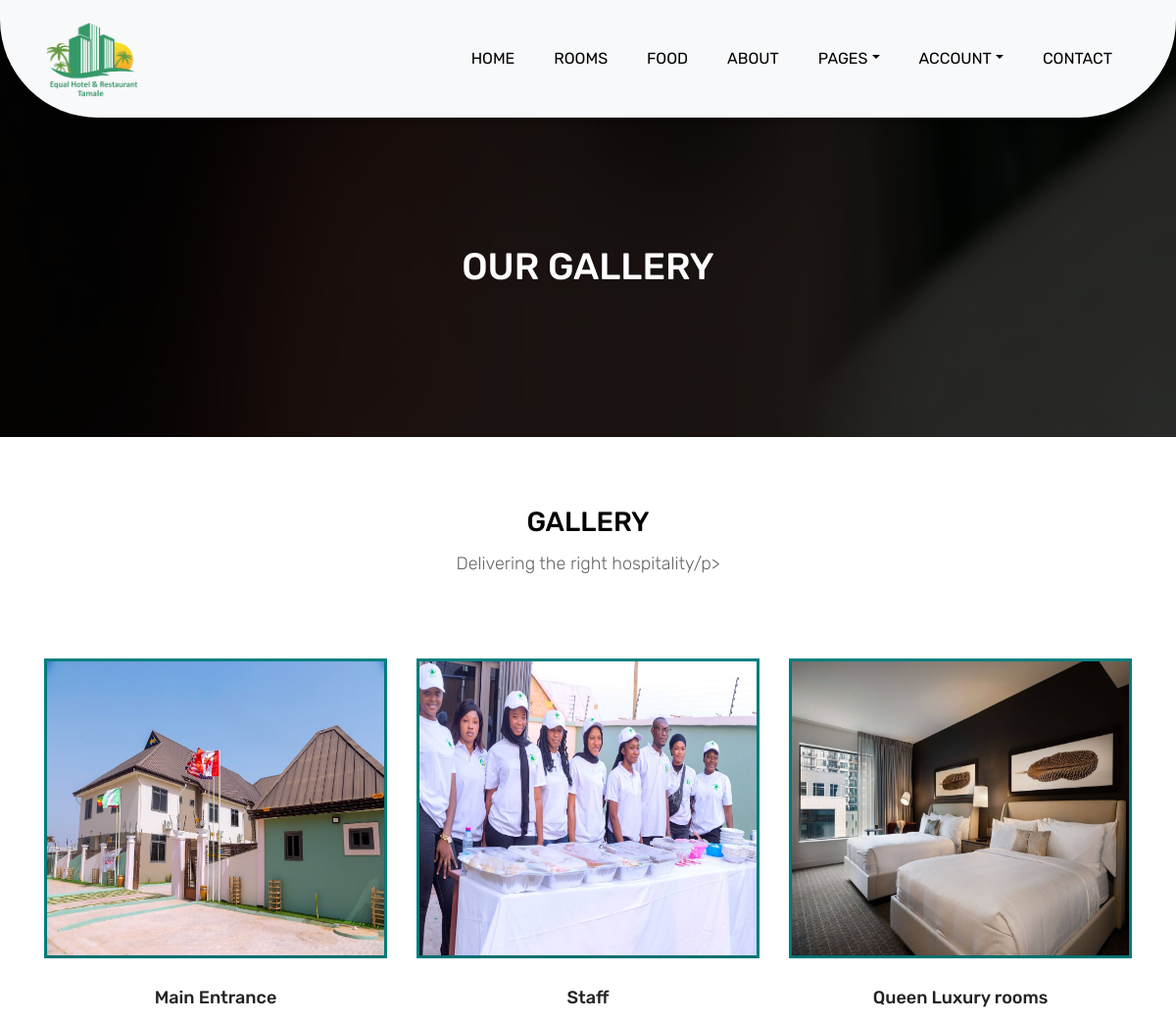
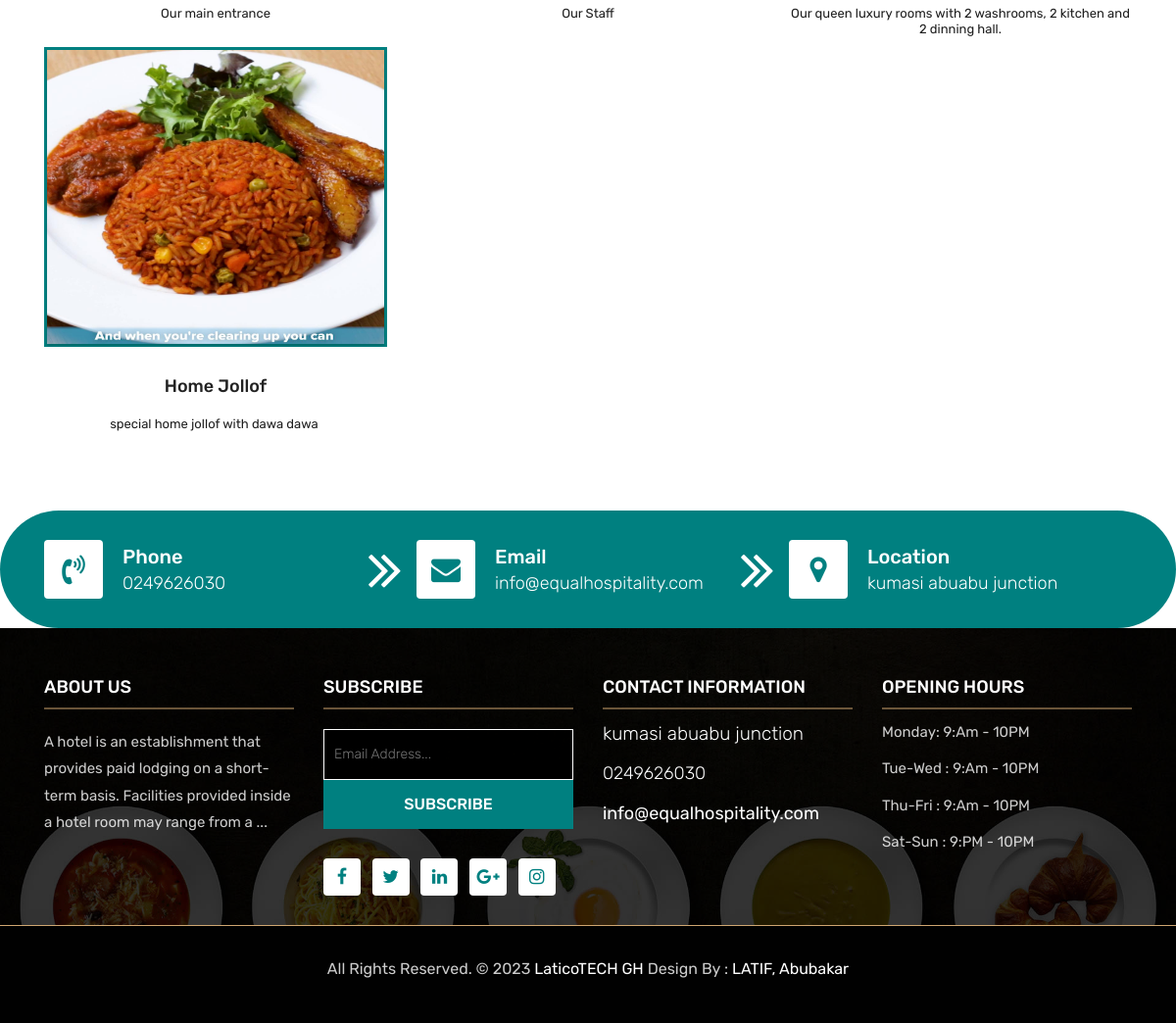
Page /our_gallery/ on the committed database (2 pictures, top to bottom).
### home/models.py (models this page shows, shortened)
class Settings(models.Model):
    STATUS = (
        ('True', 'True'),
        ('False', 'False'),
    )
    title = models.CharField(max_length=150)
    keywords = models.CharField(max_length=255)
    description = models.CharField(max_length=255)
    organization = models.CharField(max_length=50)
    address = models.CharField(blank=True, max_length=100)
    mobile = models.CharField(blank=True, max_length=50)
    phone = models.CharField(blank=True, max_length=50)
    email = models.CharField(blank=True, max_length=50)
    logo = models.ImageField(blank=True, upload_to='images/')
    motto = models.CharField(blank=True, max_length=150)
    vision = models.CharField(blank=True, max_length=300)
    mission = models.CharField(blank=True, max_length=300)
    facebook = models.CharField(blank=True, max_length=50)
    instagram = models.CharField(blank=True, max_length=50)
    twitter = models.CharField(blank=True, max_length=50)
    telegram = models.CharField(blank=True, max_length=50)
    youtube = models.CharField(blank=True, max_length=50)
    whatsapp = models.CharField(blank=True, max_length=50)
    about = RichTextUploadingField(blank=True)
    about_video = EmbedVideoField(blank=True)
    sample_about = RichTextUploadingField(blank=True)
    create_at = models.DateTimeField(auto_now_add=True)
    update_at = models.DateTimeField(auto_now=True)
    class Meta:
        verbose_name_plural = 'Settings'

class Gallery(models.Model):
    title = models.CharField(blank=True, max_length=100)
    description = RichTextUploadingField()
    image = models.ImageField(blank=True, upload_to='images/')
    create_at = models.DateTimeField(auto_now_add=True)
    update_at = models.DateTimeField(auto_now=True)
    def gallery_image_tag(self):
        return mark_safe('<img src="{}" height="50"/>'.format(self.image.url))
    gallery_image_tag.short_description = "image"

### home/views.py (the view)
# urls.py: path('our_gallery/', views.gallery, name='our_gallery'),
def gallery(request):
    setting = Settings.objects.get(pk=1)
    gallery = Gallery.objects.all()  # blog posts
    current_user = request.user
    count_orders = OrderRoom.objects.filter(user_id=current_user.id).count()
    context = {'setting': setting, 'gallery': gallery, 'count_orders':count_orders}
    return render(request, 'our_gallery.html', context=context)

### home/templates/our_gallery.html (shortened to what this page needs)
{% extends 'homebase.html' %}
{% block content %}
{% load static %}
	<div class="all-page-title page-breadcrumb">
		<div class="container text-center">
			<div class="row">
				<div class="col-lg-12">
					<h1>OUR GALLERY</h1>
				</div>
			</div>
		</div>
	</div>
	<div class="gallery-box">
		<div class="container">
			<div class="row">
				<div class="col-lg-12">
					<div class="heading-title text-center">
						<h2>GALLERY</h2>
						<p>{{setting.motto|safe}}/p>
					</div>
				</div>
			</div>
			<div class="tz-gallery">
				<div class="row">
					{%for rs in gallery%}
					<div class="col-sm-12 col-md-4 col-lg-4">
						<a class="lightbox" href="{{rs.image.url}}">
							<img class="img-fluid" src="{{rs.image.url}}" alt="Gallery Images" style="height:300px; width: 400px">
						</a>
						<div class="blog-detail">
							<center><h4>{{rs.title}}</h4></center>
							<center><h6>{{rs.description|safe}}</h6></center>
						</div>
					</div>
					{%endfor%}
				</div>
			</div>
		</div>
	</div>
	<div class="contact-imfo-box">
		<div class="container">
			<div class="row">
				<div class="col-md-4 arrow-right">
					<i class="fa fa-volume-control-phone"></i>
					<div class="overflow-hidden">
						<h4>Phone</h4>
						<p class="lead">
							{{setting.phone}}
						</p>
					</div>
				</div>
				<div class="col-md-4 arrow-right">
					<i class="fa fa-envelope"></i>
					<div class="overflow-hidden">
						<h4>Email</h4>
						<p class="lead">
							{{setting.email}}
						</p>
					</div>
				</div>
				<div class="col-md-4">
					<i class="fa fa-map-marker"></i>
					<div class="overflow-hidden">
						<h4>Location</h4>
						<p class="lead">
							{{setting.address|safe}}
						</p>
					</div>
				</div>
			</div>
		</div>
	</div>
{% endblock %}
{% block foot %}{% include 'footer.html' %}{% endblock %}

### home/templates/header.html (shortened to what this page needs)
{%load static%}
	<header class="top-navbar">
		<nav class="navbar navbar-expand-lg navbar-light bg-light">
			<div class="container">
				<a class="navbar-brand" href="/">
					<img src="{{setting.logo.url}}" alt="" style="height:80px;"/>
				</a>
				<div class="collapse navbar-collapse" id="navbars-rs-food">
					<ul class="navbar-nav ml-auto">
						{%if home%}
						<li class="nav-item active"><a class="nav-link" href="/">Home</a></li>
						{%else%}
						<li class="nav-item"><a class="nav-link" href="/">Home</a></li>
						{%endif%}
						{%if room%}
						<li class="nav-item active"><a class="nav-link" href="/our_rooms">Rooms</a></li>
						{%else%}
						<li class="nav-item"><a class="nav-link" href="/our_rooms">Rooms</a></li>
						{%endif%}
						{%if food%}
						<li class="nav-item active"><a class="nav-link" href="/food_list">Food</a></li>
						{%else%}
						<li class="nav-item"><a class="nav-link" href="/food_list">Food</a></li>
						{%endif%}
						{%if about%}
						<li class="nav-item active"><a class="nav-link" href="/aboutus">About</a></li>
						{%else%}
						<li class="nav-item"><a class="nav-link" href="/aboutus">About</a></li>
						{%endif%}
						<li class="nav-item dropdown">
							<a class="nav-link dropdown-toggle" href="#" id="dropdown-a" data-toggle="dropdown">Pages</a>
						</li>
						<li class="nav-item dropdown">
							<a class="nav-link dropdown-toggle" href="#" id="dropdown-b" data-toggle="dropdown">Account</a>
						</li>
						{%if contacted%}
						<li class="nav-item active"><a class="nav-link" href="/contactus">Contact</a></li>
						{%else%}
						<li class="nav-item"><a class="nav-link" href="/contactus">Contact</a></li>
						{%endif%}
					</ul>
				</div>
			</div>
		</nav>
	</header>

### home/templates/footer.html (shortened to what this page needs)
{%load static%}
	<footer class="footer-area bg-f">
		<div class="container">
			<div class="row">
				<div class="col-lg-3 col-md-6">
					<h3>About Us</h3>
					<p>{{setting.sample_about|safe}}</p>
				</div>
				<div class="col-lg-3 col-md-6">
					<h3>Subscribe</h3>
					<div class="subscribe_form">
						<form class="subscribe_form">
							<input name="EMAIL" id="subs-email" class="form_input" placeholder="Email Address..." type="email">
							<button type="submit" class="submit">SUBSCRIBE</button>
						</form>
					</div>
					<ul class="list-inline f-social">
						<li class="list-inline-item"><a href="https://www.facebook.com/{{setting.facebook}}"><i class="fa fa-facebook" aria-hidden="true"></i></a></li>
						<li class="list-inline-item"><a href="https://www.twitter.com/{{setting.twitter}}"><i class="fa fa-twitter" aria-hidden="true"></i></a></li>
						<li class="list-inline-item"><a href="#"><i class="fa fa-linkedin" aria-hidden="true"></i></a></li>
						<li class="list-inline-item"><a href="#"><i class="fa fa-google-plus" aria-hidden="true"></i></a></li>
						<li class="list-inline-item"><a href="https://www.instagram.com/{{setting.instagram}}"><i class="fa fa-instagram" aria-hidden="true"></i></a></li>
					</ul>
				</div>
				<div class="col-lg-3 col-md-6">
					<h3>Contact information</h3>
					<p class="lead">{{setting.address|safe}}</p>
					<p class="lead"><a href="{{setting.phone}}">{{setting.phone}}</a></p>
					<p><a href="{{setting.email}}"> {{setting.email}}</a></p>
				</div>
				<div class="col-lg-3 col-md-6">
					<h3>Opening hours</h3>
					<p><span class="text-color">Monday: </span>9:Am - 10PM</p>
					<p><span class="text-color">Tue-Wed :</span> 9:Am - 10PM</p>
					<p><span class="text-color">Thu-Fri :</span> 9:Am - 10PM</p>
					<p><span class="text-color">Sat-Sun :</span> 9:PM - 10PM</p>
				</div>
			</div>
		</div>
		<div class="copyright">
			<div class="container">
				<div class="row">
					<div class="col-lg-12">
						<p class="company-name">All Rights Reserved. &copy; 2023 <a href="https://laticotechgh.pythonanywhere.com">LaticoTECH GH</a> Design By :
					<a href="https://laticotechgh.pythonanywhere.com">LATIF, Abubakar</a></p>
					</div>
				</div>
			</div>
		</div>
	</footer>

### rows in the picture
Settings: logo (picture), motto "Delivering the right hospitality", phone "0249626030", email "info@equalhospitality.com", address "kumasi abuabu junction", sample_about "A hotel is an establishment that provides paid lodging on a short-term basis. Facilities provided inside a hotel room may range from a ..."
Gallery: image (picture), title "Main Entrance", description "Our main entrance"
Gallery: image (picture), title "Staff", description "Our Staff"
Gallery: image (picture), title "Queen Luxury rooms", description "Our queen luxury rooms with 2 washrooms, 2 kitchen and 2 dinning hall."
Gallery: image (picture), title "Home Jollof", description "special home jollof with dawa dawa"
